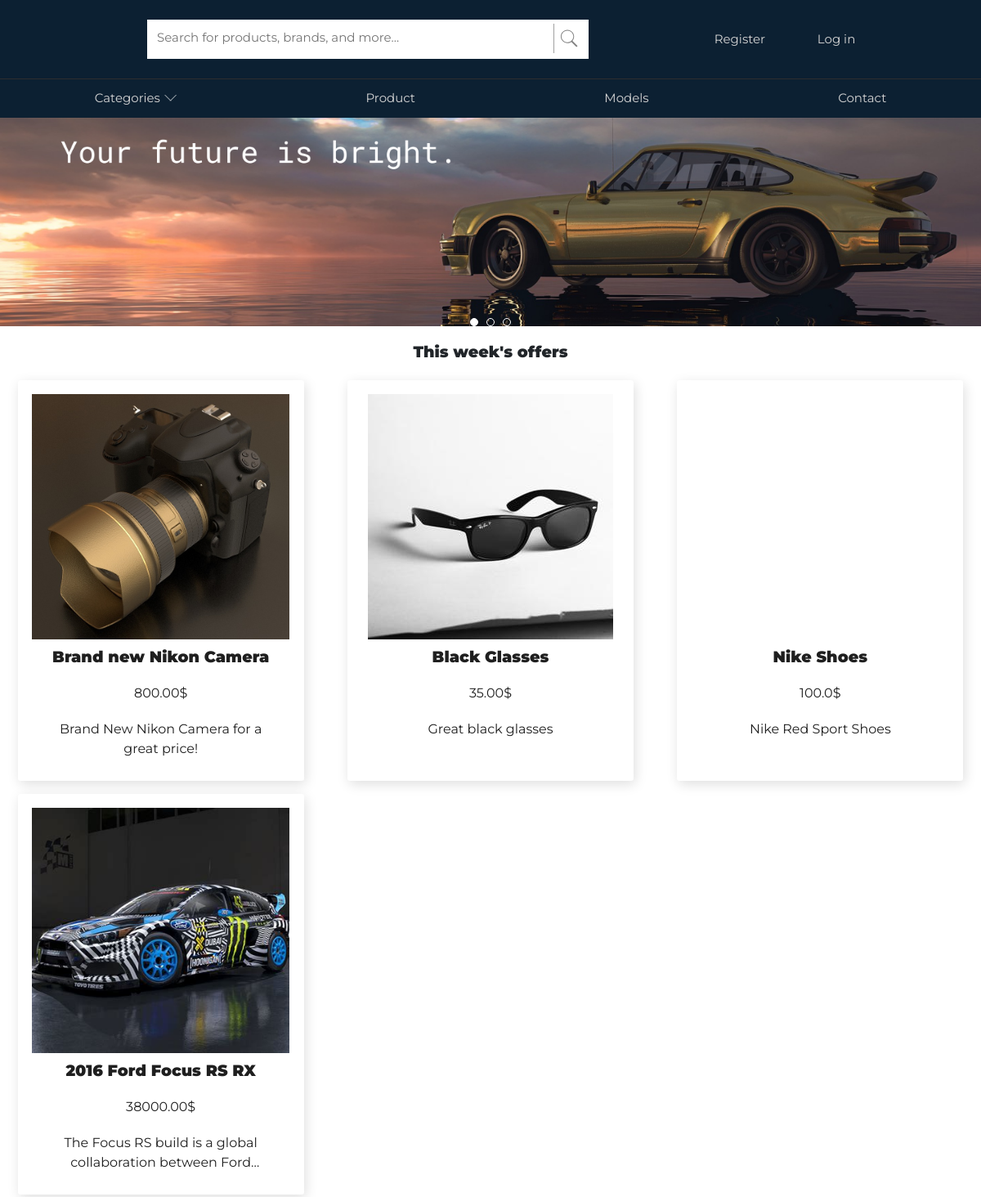
Before: / with the older database file.
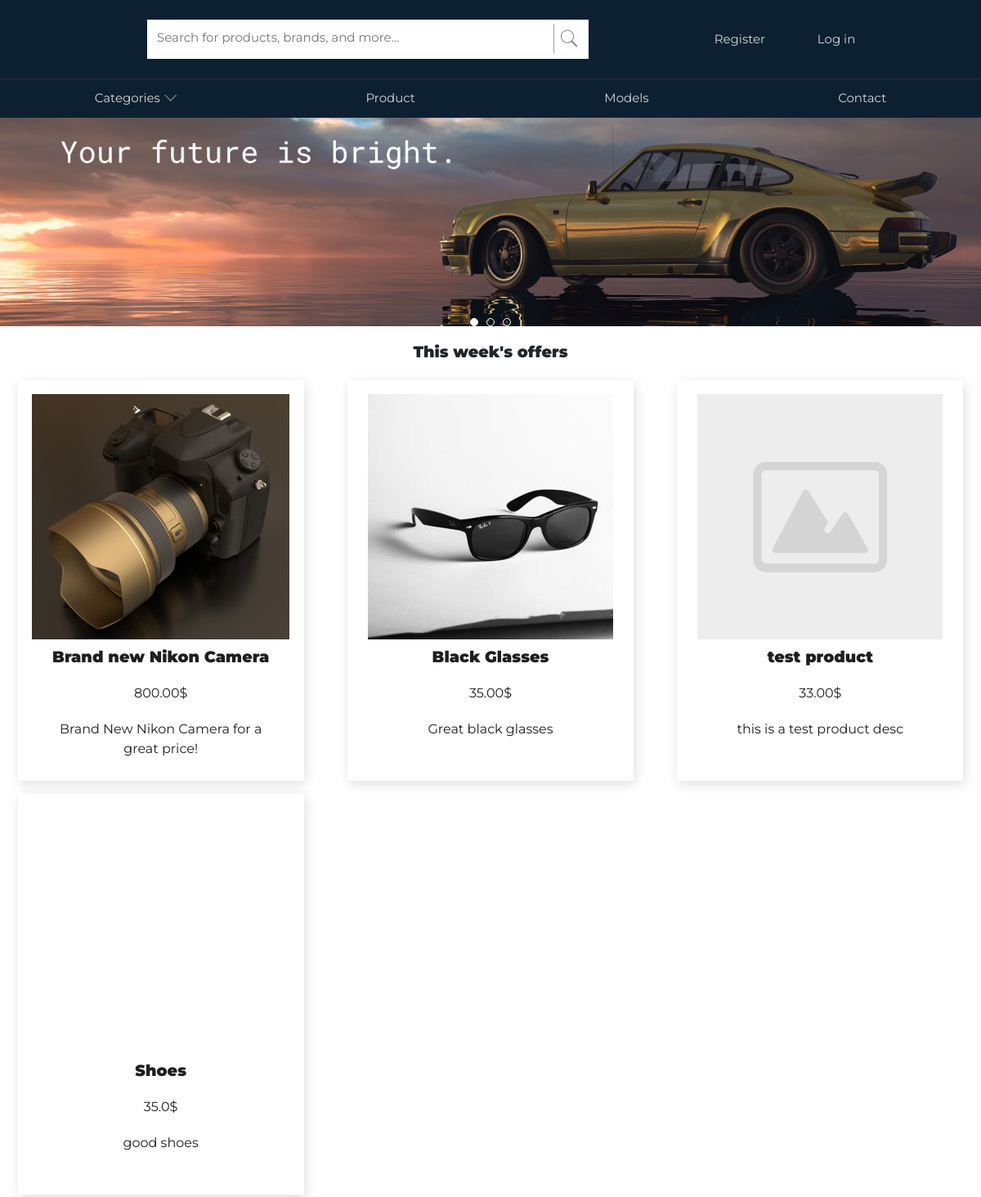
After: the same page with the newer database file.
### allsellapp/models.py (models this page shows, shortened)
class BannerImgs(models.Model):
    prod_img = models.ImageField(default='product_default.jpg', upload_to='product_pics')
    banner_item = models.ForeignKey(HomeBanner, null=True, blank=True, on_delete=models.CASCADE)

### products/models.py (models this page shows, shortened)
class ProductModel(models.Model):
    currencies = [
    ('$', "US Dollars ($)"),
    ]
    slug = models.SlugField(unique=True, blank=True, default=None)
    prod_name = models.CharField(max_length=40)
    prod_desc = models.TextField(max_length=500)
    currency = models.CharField(max_length=5, choices=currencies, default="$")
    prod_price = models.DecimalField(default=0.0, max_digits=10, decimal_places=2)
    prod_discount_price = models.FloatField(blank=True, null=True)
    prod_img = models.ImageField(default='product_default.jpg', upload_to='product_pics')
    user = models.ForeignKey(User, on_delete=models.CASCADE)
    categories = models.ForeignKey(ProductCategory, related_name='Category', blank=True, null=True, default=None, on_delete=models.CASCADE) #this
    stock = models.IntegerField(default=0)
    def get_absolute_url(self):
        return reverse("product_view", kwargs={
            'slug': self.slug
        })

### allsellapp/views.py (the view)
# urls.py: path('', views.HomeListView.as_view(template_name='allsellapp/home.html'), name='home_view'),
class HomeListView(TemplateView):
    template_name = 'home.html'
    def get_context_data(self, **kwargs):
        context = super().get_context_data(**kwargs)
        context['products'] = ProductModel.objects.all()
        context['banners'] = HomeBanner.objects.all().filter(banner_title='Clothing and Automobile Promo').first()
        return context

### allsellapp/templates/allsellapp/home.html (shortened to what this page needs)
{% extends 'allsellapp/base.html' %}
{% load static %}
{% load custom_filters %}
{% block content %}
<section id='banner-section'>
    <div id='banner-data'>
        <div class='banner-img-container'>
            <div class='banner-btn-container'>
            </div>
            <div class='banner-img-slide'>
                {% for banner in banners.bannerimgs_set.all %}
                    <div class='banner-img-flex-slide'>
                        <img src="{{ banner.prod_img.url }}" alt="">
                    </div>
                {% endfor %}
            </div>
            <div class='banner-btn-container'>
            </div>
        </div>
        <div class='dot-container'>
            <ul class="dots">
            {% with indicator_quantity=banners.bannerimgs_set.all|length %}
                {% with ''|center:indicator_quantity as range %}
                    {% for _ in range %}
                        <li class="dot" value="{{ forloop.counter|add:"-1" }}"></li>
                    {% endfor %}
                {% endwith %}
            {% endwith %}
            </ul>
        </div>
    </div>
</section>
<section id='products-list-section'>
    <h3 class='main-heading'>This week's offers</h3>
    <div class='products-gridbox-container'>
        {% for product in products %}
        <a class='anchor-links product-link' href="{{ product.get_absolute_url }}">
            <div class='product-item  product-shadow-container'>
                <div class='product-item-img-container'>
                    <img src="{{ product.prod_img.url }}" alt="">
                </div>
                <div class='product-item-info-container'>
                    <h4 class='main-heading product-item-title'> {{ product.prod_name }}</h4>
                    {% if product.prod_discount_price %}
                        <span class="sec-heading product-item-price">{{ product.prod_discount_price }}{{ product.currency }}</span>
                    {% else %}
                        <span class="sec-heading product-item-price">{{ product.prod_price }}{{ product.currency }}</span>
                    {% endif %}
                    <p class='sec-paragraph product-description'> {{ product.prod_desc }}</p>
                </div>
            </div>
        </a>
        {% endfor %}
    </div>
</section>
{% endblock content %}

### allsellapp/templates/allsellapp/base.html (shortened to what this page needs)
{% load static %}
<!DOCTYPE html>
<html lang="en">
<head>
    <link rel="stylesheet" href="{% static 'css/main.css' %}">
    <link rel="stylesheet" href="{% static 'css/normalize.css' %}">
    <link href="https://cdn.jsdelivr.net/npm/bootstrap@5.0.0-beta3/dist/css/bootstrap.min.css" rel="stylesheet">
</head>
<body>
    <section id='nav-section'>
        <nav id='nav-bar'>
            <div id='search-bar-container'>
                <input class='search-bar' placeholder="Search for products, brands, and more..." type="text" autofocus='' autocomplete="off">
                <button class='search-bar-send-btn' type='submit'>
                </button>
            </div>
            <ul class='nav-bar-login'>
                {% if user.is_authenticated %}
                <div class='profile-link-container'>
                    <a class='profile-link' href="#">
                        <svg class='profile-icon' width="46" height="40" inkscape:version="0.92.5 (2060ec1f9f, 2020-04-08)" sodipodi:docname="profile_icon_item.svg" version="1.1" viewBox="0 0 13.229 13.229" xmlns="http://www.w3.org/2000/svg" xmlns:inkscape="http://www.inkscape.org/namespaces/inkscape" xmlns:sodipodi="http://sodipodi.sourceforge.net/DTD/sodipodi-0.dtd" xmlns:xlink="http://www.w3.org/1999/xlink">
                            <defs>
                                <linearGradient id="linearGradient2586" inkscape:collect="always">
                                <stop style="stop-color:#34d034" offset="0"/>
                                <stop style="stop-color:#1e90ff" offset="1"/>
                                </linearGradient>
                                <linearGradient id="linearGradient1386" x1="2.1076" x2="10.89" y1="-2.351" y2="-12.967" gradientUnits="userSpaceOnUse" inkscape:collect="always" xlink:href="#linearGradient2586"/>
                                <linearGradient id="linearGradient1388" x1="4.6274" x2="7.1558" y1="3.2326" y2="11.943" gradientUnits="userSpaceOnUse" inkscape:collect="always" xlink:href="#linearGradient2586"/>
                            </defs>
                            <sodipodi:namedview id="base" bordercolor="#666666" borderlayer="true" borderopacity="1.0" inkscape:current-layer="layer2" inkscape:cx="-0.86226742" inkscape:cy="67.849102" inkscape:document-units="mm" inkscape:pageopacity="0.0" inkscape:pageshadow="2" inkscape:showpageshadow="false" inkscape:window-height="704" inkscape:window-maximized="1" inkscape:window-width="1294" inkscape:window-x="72" inkscape:window-y="27" inkscape:zoom="2" pagecolor="#ffffff" showgrid="false" units="px"/>
                            <g inkscape:groupmode="layer" inkscape:label="Layer 2">
                                <path d="m-426.36 354.92c247.95-21.167 208.64-15.119 208.64-15.119l-36.286 78.619-169.33-12.095z" style="fill:none;stroke-width:.26458px;stroke:#000" inkscape:connector-curvature="0"/>
                                <path transform="scale(1,-1)" d="m12.328-6.7069a5.6174 5.6174 0 0 1-5.4255 5.803 5.6174 5.6174 0 0 1-5.803-5.4255 5.6174 5.6174 0 0 1 5.4255-5.803 5.6174 5.6174 0 0 1 5.803 5.4255" style="fill:none;paint-order:fill markers stroke;stroke-width:1.486;stroke:url(#linearGradient1386)"/>
                            </g>
                            <g inkscape:groupmode="layer" inkscape:label="Layer 3">
                                <g transform="matrix(1.2188 0 0 1.2188 -.68209 -1.2405)" style="fill:none;stroke:url(#linearGradient1388)">
                                <path d="m3.521 10.028c-0.022248-0.055624 0.10012-1.8857 1.5575-2.186 0 0 0.92065 0.84277 2.2107 0.00107 0 0 1.433 0.70845 1.3218 2.2882" style="fill:none;stroke-width:.33354;stroke:url(#linearGradient1388)" inkscape:connector-curvature="0" sodipodi:nodetypes="cccc"/>
                                <path d="m7.8143 5.2153a1.7365 1.8545 0 0 1-1.7365 1.8545 1.7365 1.8545 0 0 1-1.7365-1.8545 1.7365 1.8545 0 0 1 1.7365-1.8545 1.7365 1.8545 0 0 1 1.7365 1.8545z" style="fill:none;paint-order:fill markers stroke;stroke-width:.40042;stroke:url(#linearGradient1388)" inkscape:connector-curvature="0"/>
                                </g>
                            </g>
                        </svg>
                        <div class='profile-link-text-container'>
                            <p style="margin-bottom: 0;">Profile</p>
                            <svg class='dropdown-arrow' inkscape:version="0.92.5 (2060ec1f9f, 2020-04-08)" sodipodi:docname="dropdown.svg" version="1.1" viewBox="0 0 13.229 13.229" xmlns="http://www.w3.org/2000/svg" xmlns:inkscape="http://www.inkscape.org/namespaces/inkscape" xmlns:sodipodi="http://sodipodi.sourceforge.net/DTD/sodipodi-0.dtd">
                                <sodipodi:namedview id="base" bordercolor="#666666" borderopacity="1.0" inkscape:current-layer="layer1" inkscape:cx="48.375006" inkscape:cy="29.557539" inkscape:document-units="mm" inkscape:pageopacity="0.0" inkscape:pageshadow="2" inkscape:showpageshadow="false" inkscape:window-height="704" inkscape:window-maximized="1" inkscape:window-width="1294" inkscape:window-x="72" inkscape:window-y="27" inkscape:zoom="5.6" pagecolor="#ffffff" showgrid="false" units="px"/>
                                <g transform="translate(0 -283.77)" inkscape:groupmode="layer" inkscape:label="Layer 1">
                                    <g transform="matrix(1.1111 0 0 1.1111 -1.4841 -31.541)" style="stroke-width:.52917">
                                    <path class='dropdown-line-color' d="m2.1047 287.68 5.2619 5.2619"  inkscape:connector-curvature="0"/>
                                    <path class='dropdown-line-color' d="m12.628 287.68-5.2619 5.2619"  inkscape:connector-curvature="0"/>
                                    </g>
                                </g>
                            </svg>
                        </div>
                        <div id='profile-dropdown-list-container' hidden>
                            <ul class='dropdown-list profile-dropdown'>
                                <div></div>
                                <a href="{% url 'profile_view' %}"><li>Profile info</li></a>
                                <a href="{% url 'sell_item_view' %}"><li>Sell Now!</li></a>
                                <a href="#"><li>Decoration</li></a>
                                <div></div>
                            </ul>
                        </div>
                    </a>
                </div>
                <div class='profile-link-text-container'>
                    <a href="{% url 'cart_view' %}" id="cart">
                        <svg xmlns="http://www.w3.org/2000/svg" width="16" height="16" fill="currentColor" class="bi bi-cart" viewBox="0 0 16 16">
                            <path d="M0 1.5A.5.5 0 0 1 .5 1H2a.5.5 0 0 1 .485.379L2.89 3H14.5a.5.5 0 0 1 .491.592l-1.5 8A.5.5 0 0 1 13 12H4a.5.5 0 0 1-.491-.408L2.01 3.607 1.61 2H.5a.5.5 0 0 1-.5-.5zM3.102 4l1.313 7h8.17l1.313-7H3.102zM5 12a2 2 0 1 0 0 4 2 2 0 0 0 0-4zm7 0a2 2 0 1 0 0 4 2 2 0 0 0 0-4zm-7 1a1 1 0 1 1 0 2 1 1 0 0 1 0-2zm7 0a1 1 0 1 1 0 2 1 1 0 0 1 0-2z"/>
                        {% if user.is_authenticated %}
                            </svg> Cart <span class="badge rounded-pill bg-danger">{{user.order_set.count}}</span>
                        {% endif %}
                    </a>
                </div>
                    <a href="{% url 'logout_view' %}">Log out</a>
                {% else %}
                    <a href="{% url 'register_view' %}">Register</a>
                    <a href="{% url 'login_view' %}">Log in</a>
                {% endif %}
            </ul>
        </nav>
        <nav id='nav-bar-dropdown'>
            <a href="#">Categories
               </a>
            <a href="#">Product</a>
            <a href="#">Models</a>
            <a href="#">Contact</a>
        </nav>
    </section>
    {% block content %} {% endblock content %}
</body>
</html>

### allsellapp/static/css/main.css (style rules this page uses)
:root { --ff-mont: 'Montserrat', serif; --yellow-color: none; --sec-color: none; --nav-color: #0c2032; --navbar-font-color--active: white; --btn-color: #0cbadd; --success-msg-text-color: #81A48C; --success-msg-backgrd-color: #CDEBD6; --bckgrnd-color: #F7F7F7; --drop-down-bc-color: rgba(22, 22, 22, 0.945); --drop-down-bc-color--active: rgb(74, 179, 240); --nav-bar-links-color: rgb(212, 212, 212); }
* { box-sizing: border-box; margin: 0; padding: 0; }
html { overflow-x: hidden; }
body { background-color: var(--bckgrnd-color); }
p { margin-top: 0; }
ol, ul { padding-left: 0 !important; margin-bottom: 0 !important; }
#nav-bar { z-index: 3; display: flex; justify-content: space-evenly; background-color: var(--nav-color); align-items: center; width: 100%; min-height: 12vh; font-size: 15px; }
.search-bar { font-family: var(--ff-mont); height: 5vh; width: 40vw; }
#nav-bar-dropdown a { font-family: var(--ff-mont); color: var(--nav-bar-links-color); text-decoration: none; transition-duration: 200ms; }
#nav-bar-dropdown { z-index: 2; top:12vh; background-color: var(--nav-color); display: flex; justify-content: space-around; align-items: center; width: 100%; min-height: 6vh; font-size: 15px; border-top: 1px solid rgb(46, 46, 46); }
.search-bar-send-btn { position: absolute; height: 75%; width: 7%; cursor: pointer; border: none; top: 10%; right: 1%; border-left: .2px solid rgb(161, 161, 161); background-color: transparent; }
.search-bar { border: none; border-color: transparent; text-decoration: none; outline: none; }
.nav-bar-login { width: 25%; display: flex; justify-content: space-evenly; align-content: center; align-items: center; }
.nav-bar-login a { font-family: var(--ff-mont); text-decoration: none; color: var(--nav-bar-links-color); transition-duration: 100ms; }
#nav-bar-dropdown a:first-child { display: flex; justify-items: center; }
.banner-btn-container { top:0; position: absolute; height: 100%; width: fit-content; display: flex; justify-content: center; align-items: center; }
.banner-btn-container:last-child { right:0; }
.dot-container { position: relative; display: flex; justify-content: center; align-items: center; }
.dots { display: flex; position: absolute; bottom: 100%; margin-bottom: 5px; }
.dot { width: 10px; height: 10px; border: 1px solid white; border-radius: 50%; margin: 0 5px; cursor: pointer; list-style: none; }
.search-bar-send-icon { fill: gray; width: 3vw; height: 3vh; }
.dropdown-arrow { margin-left: 5%; width:20px; height:20px; }
.banner-img-flex-slide { display: flex; justify-content: center; }
.banner-img-slide img { width:100vw; height: 100%; cursor: pointer; }
.banner-img-slide { display: flex; }
.product-item-img-container { margin: 10px; display: flex; justify-content: center; }
.product-item-img-container img { object-fit: cover; height: 300px; overflow: hidden; }
.main-heading, .sec-heading, .main-paragraph { font-family: var(--ff-mont); margin: 20px 20px; text-align: center; }
.main-heading { font-size: 1.2rem; font-weight: 900; }
.sec-heading { font-size: 1rem; font-weight: 400; }
.anchor-links { color: rgb(31, 31, 31); font-family: var(--ff-mont); text-decoration: none; }
.product-item-price { display: block; margin: 20px 10px; }
.product-item-title, .product-description { text-align: center; display: -webkit-box; max-width: 100%; -webkit-line-clamp: 2; -webkit-box-orient: vertical; overflow: hidden; margin: 0px 30px; }
.product-shadow-container { padding: 2%; background-color: white; box-shadow: 2px 4px 15px rgb(223, 223, 223); border-radius: 3px; width: 50%; margin: auto; }
#nav-section a { text-decoration: none; }
#search-bar-container { padding-top: .2vh; position: relative; height: 6vh; width: 45vw; background-color: white; padding-left: 1%; }
#banner-data { width: 100vw; overflow-x: hidden; display: flex; flex-direction: column; }
.banner-img-container { position: relative; }
#products-list-section { height: 100vh; }
.products-gridbox-container { padding: 3px; display: grid; grid-gap: 1rem !important; grid-template-columns: repeat(auto-fit, minmax(350px, 1fr)); }
.product-item { width: 350px; height: 490px; }
.product-link { text-decoration: none !important; }
.product-shadow-container { transition-duration: 300ms; }

Changed rows visible on the page:
removed ProductModel: prod_name "Nike Shoes", prod_discount_price "100.0", currency "$", prod_desc "Nike Red Sport Shoes"
removed ProductModel: prod_img (picture), prod_name "2016 Ford Focus RS RX", prod_price "38000.00", currency "$", prod_desc "The Focus RS build is a global collaboration between…"
added ProductModel: prod_img (placeholder picture), prod_name "test product", prod_price "33.00", currency "$", prod_desc "this is a test product desc"
added ProductModel: prod_name "Shoes", prod_discount_price "35.0", currency "$", prod_desc "good shoes"
